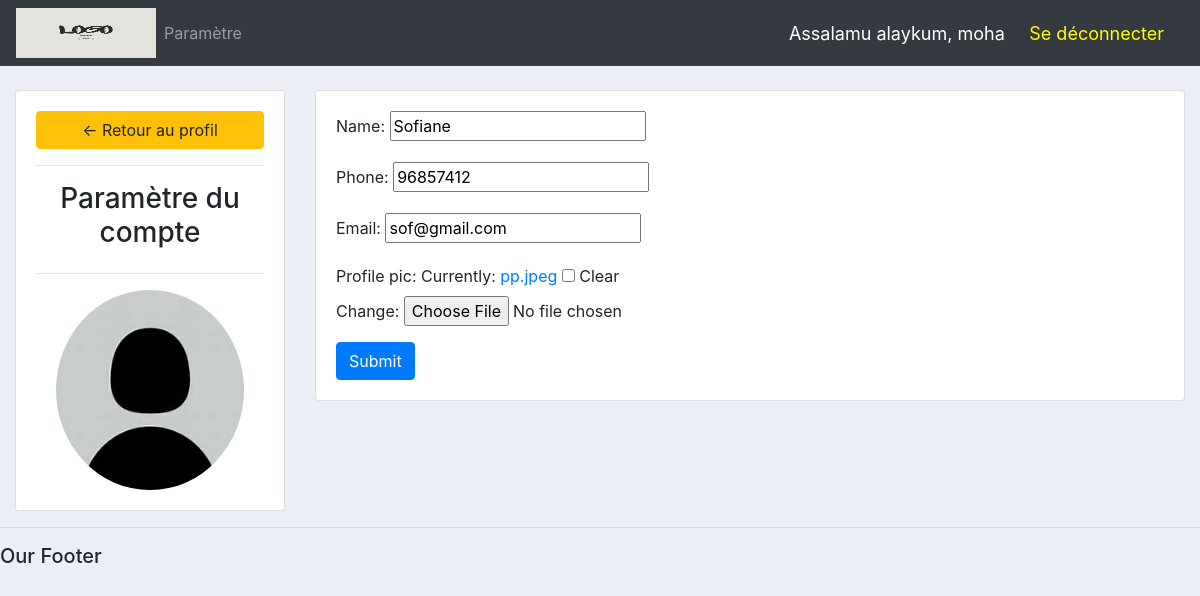
The page /account/ (signed in) on the database its author committed.
### accounts/models.py (models this page shows, shortened)
class Customer(models.Model):
    user = models.OneToOneField(User, null=True, blank=True, on_delete=models.CASCADE)
    name = models.CharField(max_length=200, null=True)
    phone = models.CharField(max_length=20, null=True)
    email = models.EmailField(max_length=200, null=True)
    profile_pic = models.ImageField(default="pp.jpeg", null=True, blank=True)
    date_created = models.DateTimeField(auto_now_add=True, null=True)

### accounts/decorators.py (the view)
        def wrapper_func(request, *args, **kwargs):
            group = None
            if request.user.groups.exists():
                group = request.user.groups.all()[0].name
            if group in allowed_roles:
                return view_func(request, *args, **kwargs)
            else:
                return redirect('user_page')

### accounts/forms.py
class CustomerForm(ModelForm):
    class Meta:
        model = Customer
        fields = '__all__'
        exclude = ['user']

### accounts/views/account.py (called while the page is built)
@login_required(login_url='login')
@allowed_users(allowed_roles=['customer'])
def accountSettings(request):
    customer = request.user.customer
    form = CustomerForm(instance=customer)
    if request.method == 'POST':
        form = CustomerForm(request.POST, request.FILES, instance=customer)
        if form.is_valid():
            form.save()
    context = {'form':form}
    return render(request, 'accounts/account_settings.html', context)

### accounts/templates/accounts/account_settings.html (shortened to what this page needs)
{% extends 'accounts/main.html' %}
{% load static %}
{% block content %}
<br>
<div class="row">
    <div class="col-md-3">
        <div class="card card-body">
            <a class="btn btn-warning" href='{% url 'home' %}'>
            &#8592; Retour au profil </a>
            <hr>
            <h3 style="text-align: center">Paramètre du compte</h3>
            <hr>
            <img class="profile-pic" src="{{ request.user.customer.profile_pic.url }}">
        </div>
    </div>
    <div class="col-md-9">
        <div class="card card-body">
            <form method="POST" action="" enctype="multipart/form-data">
                {{ form.as_p }}
                <input class="btn btn-primary" type="submit"
                name="Mettre à jour l'information">
            </form>
        </div>
    </div>
</div>
{% endblock %}

### accounts/templates/accounts/navbar.html (shortened to what this page needs)
{% load static %}
<nav class="navbar navbar-expand-lg navbar-dark bg-dark">
    <img style="height: 50px; width: 140px;" src="{% static 'images/logo1.png' %}">
    <div class="collapse navbar-collapse" id="navbarNav">
        <ul class="navbar-nav">
            {% if request.user.is_staff %}
            <li class="nav-item active">
                <a class="nav-link" href="{% url 'home' %}">Tableau de bord</a>
            </li>
            <li class="nav-item">
                <a class="nav-link" href="{% url 'products' %}">Produits</a>
            </li>
            {% else %}
            <li class="nav-item">
                <a class="nav-link" href="{% url 'account' %}">Paramètre</a>
            </li>
            {% endif %}
        </ul>
    </div>
    <span class="hello-msg">Assalamu alaykum, {{ request.user }}</span>&nbsp;
    <span><a class="href" href="{% url 'logout' %}">Se déconnecter</a></span>
</nav>

### static/css/main.css (style rules this page uses)
body { background-color: #ebeff5; }

### accounts/templates/accounts/navbar.html (style rules this page uses)
.hello-msg { font-size: 18px; color: white; margin-right: 20px; }
.href { font-size: 18px; color: yellow; margin-right: 20px; }

### accounts/templates/accounts/account_settings.html (style rules this page uses)
.profile-pic { max-width: 200px; max-height: 200px; margin: 0 auto; border-radius: 50%; }

### rows shown on the page
Customer: name "Sofiane", phone "96857412", email "sof@gmail.com"

### other values the page prints
{{ request.user }} "moha"
